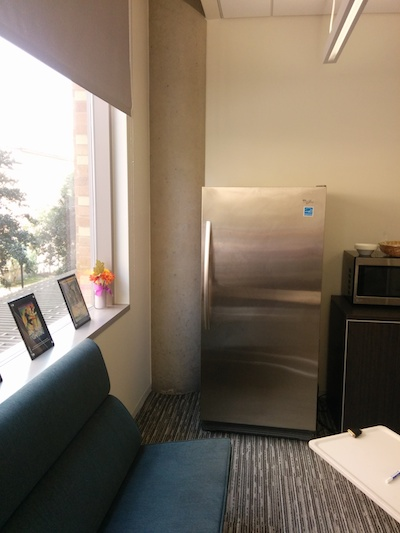
#> input picture project_1/my_panos/wics1.jpg, 400 x 533 px
$ python my_panos_stitcher.py   (older library calls are emulated)
#> lines starting #> are read from the running program, lines starting #| are printed output that depends on the picture
### project_1/pano_stitcher.py
"""Project 1: Panorama stitching.

In this project, you'll stitch together images to form a panorama.

A shell of starter functions that already have tests is listed below.

TODO: Implement!
"""

import cv2
import numpy as np


def homography(image_a, image_b):
    """Returns the homography mapping image_b into alignment with image_a.

    Arguments:
      image_a: A grayscale input image.
      image_b: A second input image that overlaps with image_a.

    Returns: the 3x3 perspective transformation matrix (aka homography)
             mapping points in image_b to corresponding points in image_a.
    """

    sift = cv2.SIFT()
    kp_a, des_a = sift.detectAndCompute(image_a, None)
    kp_b, des_b = sift.detectAndCompute(image_b, None)

    # FLANN parameters
    FLANN_INDEX_KDTREE = 0
    index_params = dict(algorithm=FLANN_INDEX_KDTREE, trees=5)
    search_params = dict(checks=100)

    flann = cv2.FlannBasedMatcher(index_params, search_params)

    bf = cv2.BFMatcher()
    matches = flann.knnMatch(des_a, des_b, k=2)

    good = []

    for m, n in matches:
        if m.distance < 0.75 * n.distance:
            good.append(m)

    dst_pts = np.float32([kp_a[m.queryIdx].pt for m in good])
    src_pts = np.float32([kp_b[m.trainIdx].pt for m in good])

    M, mask = cv2.findHomography(src_pts, dst_pts, cv2.RANSAC, 5.0)

    return M


def warp_image(image, homography):
    """Warps 'image' by 'homography'

    Arguments:
      image: a 3-channel image to be warped.
      homography: a 3x3 perspective projection matrix mapping points
                  in the frame of 'image' to a target frame.

    Returns:
      - a new 4-channel image containing the warped input, resized to contain
        the new image's bounds. Translation is offset so the image fits exactly
        within the bounds of the image. The fourth channel is an alpha channel
        which is zero anywhere that the warped input image does not map in the
        output, i.e. empty pixels.
      - an (x, y) tuple containing location of the warped image's upper-left
        corner in the target space of 'homography', which accounts for any
        offset translation component of the homography.
    """

    top_left = np.array([0, 0, 1])
    bottom_left = np.array([image.shape[0], 0, 1])
    top_right = np.array([0, image.shape[1], 1])
    bottom_right = np.array([image.shape[0], image.shape[1], 1])

    origin = (int(homography[0][2]), int(homography[1][2]))

    homography[0][2] = 0
    homography[1][2] = 0

    top_left_warped = np.dot(homography, top_left)
    bottom_left_warped = np.dot(homography, bottom_left)
    top_right_warped = np.dot(homography, top_right)
    bottom_right_warped = np.dot(homography, bottom_right)

    top_left = top_left_warped / top_left_warped[2]
    bottom_left = bottom_left_warped / bottom_left_warped[2]
    top_right = top_right_warped / top_right_warped[2]
    bottom_right = bottom_right_warped / bottom_right_warped[2]

    new_width = max(top_left[1], bottom_left[1], top_right[1], bottom_right[1])
    new_height = max(top_left[0], bottom_left[0], top_right[0],
                     bottom_right[0])

    new_size = (int(new_width), int(new_height))

    image = cv2.cvtColor(image, cv2.COLOR_BGR2BGRA)
    warped = cv2.warpPerspective(image, homography, new_size)

    return (warped, origin)


def create_mosaic(images, origins):
    """Combine multiple images into a mosaic.

    Arguments:
      images: a list of 4-channel images to combine in the mosaic.
      origins: a list of the locations upper-left corner of each image in
               a common frame, e.g. the frame of a central image.

    Returns: a new 4-channel mosaic combining all of the input images. pixels
             in the mosaic not covered by any input image should have their
             alpha channel set to zero.
    """

    top_left = (min(x for x, y in origins), min(y for x, y in origins))

    new_origins = [(x-top_left[0], y-top_left[1]) for x, y in origins]

    pano_width = 0
    pano_height = 0

    for i in range(len(images)):
        image = images[i]
        x, y = new_origins[i]
        pano_width = max(pano_width, image.shape[1]+x)
        pano_height = max(pano_height, image.shape[0]+y)

    panorama = np.zeros((pano_height, pano_width, 4), np.uint8)

    for i in range(len(images)):
        image = images[i]

        for y in range(image.shape[0]):
            for x in range(image.shape[1]):
                pano_y = y + new_origins[i][1]
                pano_x = x + new_origins[i][0]

                panorama[pano_y, pano_x] = image[y, x]

    return panorama

### project_1/my_panos_stitcher.py
""" PANORAMA STITCHER
        Python script to create our personal panorama
"""

import cv2
import numpy as np
import pano_stitcher as ps


img_left = cv2.imread('my_panos/wics1.jpg')
#> img_left is the input picture: shape (533, 400, 3); mean B, G, R 103.8, 119, 131.9
img_left_bw = cv2.imread('my_panos/wics1.jpg', 0)
#> img_left_bw: shape (533, 400); min 0, max 255, mean 121.2
img_center = cv2.imread('my_panos/wics2.jpg')
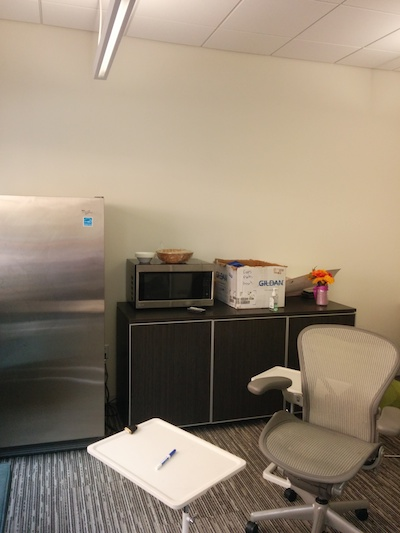
#> input picture project_1/my_panos/wics2.jpg, 400 x 533 px
#> img_center is the input picture: shape (533, 400, 3); mean B, G, R 117.4, 135.4, 149.7
img_right = cv2.imread('my_panos/wics3.jpg')
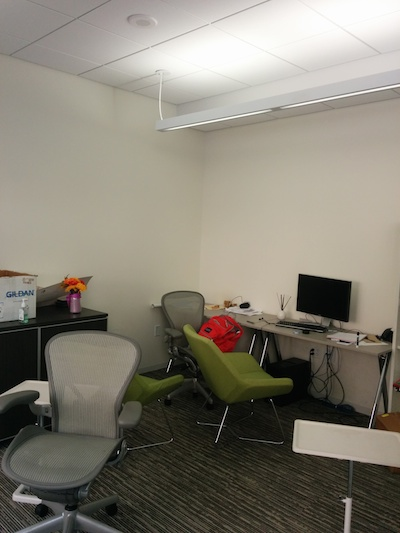
#> input picture project_1/my_panos/wics3.jpg, 400 x 533 px
#> img_right is the input picture: shape (533, 400, 3); mean B, G, R 115.1, 127.2, 132.2
img_center_bw = cv2.imread('my_panos/wics2.jpg', 0)
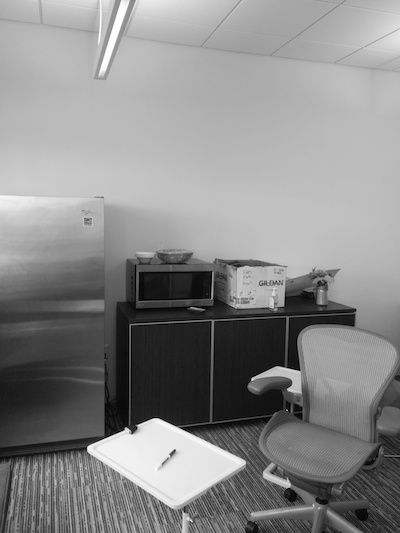
#> img_center_bw: shape (533, 400); min 0, max 255, mean 137.6
img_right_bw = cv2.imread('my_panos/wics3.jpg', 0)
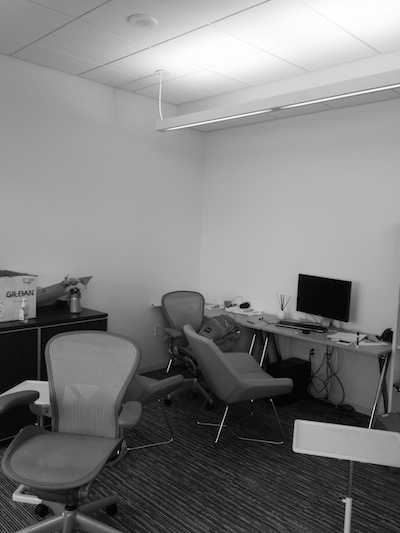
#> img_right_bw: shape (533, 400); min 0, max 255, mean 127.3

homography1 = ps.homography(img_center_bw, img_left_bw)
#> in homography, `kp_a, des_a = sift.detectAndCompute(image_a, None)`: kp_a = 536 keypoints; strongest (x, y, size): (252, 379, 2.1), (173, 453, 3.9), (90, 448, 5.3), (286, 484, 6.1)
#> in homography, `kp_b, des_b = sift.detectAndCompute(image_b, None)`: kp_b = 472 keypoints; strongest (x, y, size): (40, 345, 16.7), (66, 340, 21.5), (32, 358, 2.7), (338, 450, 26.2)
#> in homography, `matches = flann.knnMatch(des_a, des_b, k=2)`: matches = 536 matches
#> after the loop in homography, `for m, n in matches:`: good = 110 matches
#> in homography, `dst_pts = np.float32([kp_a[m.queryIdx].pt for m in good])`: dst_pts = 110 pairs, first value 28.11 to 365.4, second value 216.5 to 527.8
#> in homography, `src_pts = np.float32([kp_b[m.trainIdx].pt for m in good])`: src_pts = 110 pairs, first value 16.68 to 390.7, second value 210.4 to 528.2
#> in homography, `M, mask = cv2.findHomography(src_pts, dst_pts, cv2.RANSAC, 5.0)`: M = [[1.48, 0.0224, -330.7], [0.28, 1.38, -69.35], [0.00127, 9.84e-06, 1]]; mask = 110 values, max 1 at index 0, min 0 at index 2, mean 0.809
#> homography1 has the same summary as M in homography
homography2 = ps.homography(img_center_bw, img_right_bw)
#> in homography (call 2), `kp_b, des_b = sift.detectAndCompute(image_b, None)`: kp_b = 337 keypoints; strongest (x, y, size): (325, 297, 33.3), (245, 305, 5.3), (358, 334, 1.9), (312, 438, 26.4)
#> after the loop in homography (call 2), `for m, n in matches:`: good = 74 matches
#> homography2 = [[0.595, 0.0101, 247.9], [-0.253, 0.919, 10.92], [-0.00108, -1.49e-05, 1]]
homography1 = ps.homography(img_center_bw, img_left_bw)
#> in homography (call 3), `kp_b, des_b = sift.detectAndCompute(image_b, None)`: kp_b = 472 keypoints; strongest (x, y, size): (40, 345, 16.7), (66, 340, 21.5), (32, 358, 2.7), (338, 450, 26.2)
#> after the loop in homography (call 3), `for m, n in matches:`: good = 110 matches
homography2 = ps.homography(img_center_bw, img_right_bw)
#> in homography (call 4), `kp_b, des_b = sift.detectAndCompute(image_b, None)`: kp_b = 337 keypoints; strongest (x, y, size): (325, 297, 33.3), (245, 305, 5.3), (358, 334, 1.9), (312, 438, 26.4)
#> after the loop in homography (call 4), `for m, n in matches:`: good = 74 matches

warped_left, tuple_left = ps.warp_image(img_left, homography1)
#> in warp_image, `origin = (int(homography[0][2]), int(homography[1][2]))`: origin = (-330, -69)
#> in warp_image, `top_left_warped = np.dot(homography, top_left)`: top_left_warped = [0, 0, 1]
#> in warp_image, `bottom_left_warped = np.dot(homography, bottom_left)`: bottom_left_warped = [786.4, 149.2, 1.68]
#> in warp_image, `top_right_warped = np.dot(homography, top_right)`: top_right_warped = [8.97, 552, 1]
#> in warp_image, `bottom_right_warped = np.dot(homography, bottom_right)`: bottom_right_warped = [795.3, 701.2, 1.68]
#> in warp_image, `top_left = top_left_warped / top_left_warped[2]`: top_left = [0, 0, 1]
#> in warp_image, `bottom_left = bottom_left_warped / bottom_left_warped[2]`: bottom_left = [468.3, 88.87, 1]
#> in warp_image, `top_right = top_right_warped / top_right_warped[2]`: top_right = [8.93, 549.8, 1]
#> in warp_image, `bottom_right = bottom_right_warped / bottom_right_warped[2]`: bottom_right = [472.6, 416.6, 1]
#> in warp_image, `new_width = max(top_left[1], bottom_left[1], top_right[1], bottom_righ..`: new_width = 549.8
#> in warp_image, `new_height = max(top_left[0], bottom_left[0], top_right[0], bottom_rig..`: new_height = 472.6
#> in warp_image, `new_size = (int(new_width), int(new_height))`: new_size = (549, 472)
#> in warp_image, `warped = cv2.warpPerspective(image, homography, new_size)`:
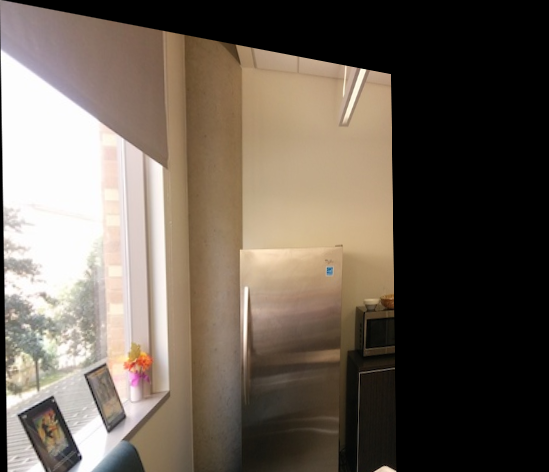
#> warped: shape (472, 549, 4); mean B, G, R, A 84.7, 95.6, 106.2, 166.8
#> tuple_left = (-330, -69)
warped_right, tuple_right = ps.warp_image(img_right, homography2)
#> in warp_image (call 2), `origin = (int(homography[0][2]), int(homography[1][2]))`: origin = (247, 10)
#> in warp_image (call 2), `bottom_left_warped = np.dot(homography, bottom_left)`: bottom_left_warped = [317.1, -134.7, 0.425]
#> in warp_image (call 2), `top_right_warped = np.dot(homography, top_right)`: top_right_warped = [4.05, 367.5, 0.994]
#> in warp_image (call 2), `bottom_right_warped = np.dot(homography, bottom_right)`: bottom_right_warped = [321.2, 232.8, 0.419]
#> in warp_image (call 2), `bottom_left = bottom_left_warped / bottom_left_warped[2]`: bottom_left = [745.7, -316.7, 1]
#> in warp_image (call 2), `top_right = top_right_warped / top_right_warped[2]`: top_right = [4.07, 369.7, 1]
#> in warp_image (call 2), `bottom_right = bottom_right_warped / bottom_right_warped[2]`: bottom_right = [765.9, 555.2, 1]
#> in warp_image (call 2), `new_width = max(top_left[1], bottom_left[1], top_right[1], bottom_righ..`: new_width = 555.2
#> in warp_image (call 2), `new_height = max(top_left[0], bottom_left[0], top_right[0], bottom_rig..`: new_height = 765.9
#> in warp_image (call 2), `new_size = (int(new_width), int(new_height))`: new_size = (555, 765)
#> in warp_image (call 2), `warped = cv2.warpPerspective(image, homography, new_size)`:
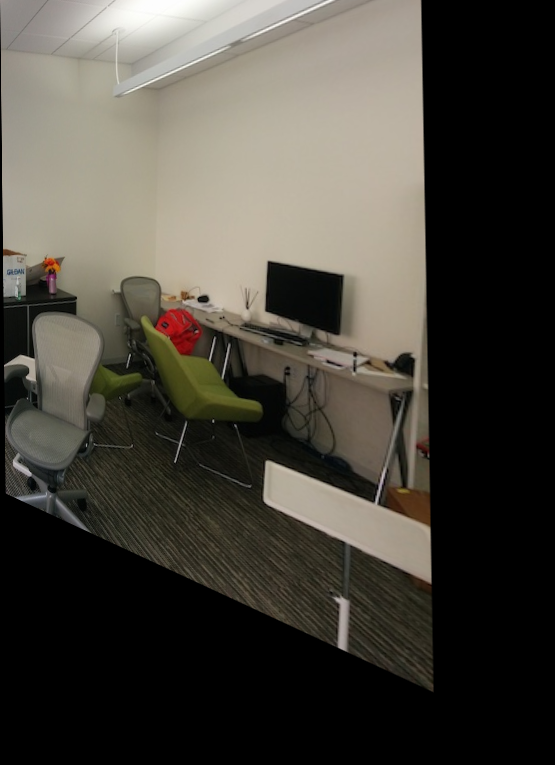
#> warped: shape (765, 555, 4); mean B, G, R, A 61.2, 69.2, 72.8, 150.6
#> tuple_right = (247, 10)

images = (warped_left, warped_right, img_center)
origins = (tuple_left, tuple_right, (0, 0))
#> origins = ((-330, -69), (247, 10), (0, 0))

dst = ps.create_mosaic(images, origins)
#> in create_mosaic, `top_left = (min(x for x, y in origins), min(y for x, y in origins))`: top_left = (-330, -69)
#> in create_mosaic, `new_origins = [(x-top_left[0], y-top_left[1]) for x, y in origins]`: new_origins = [(0, 0), (577, 79), (330, 69)]
#> the loop in create_mosaic, `for i in range(len(images)):` made 3 passes
#> (x, y, pano_width, pano_height) on passes 1 to 3: (0, 0, 549, 472), (577, 79, 1132, 844), (330, 69, 1132, 844)
#> the loop in create_mosaic, `for i in range(len(images)):` made 3 passes
#> after the loop in create_mosaic, `for i in range(len(images)):`:
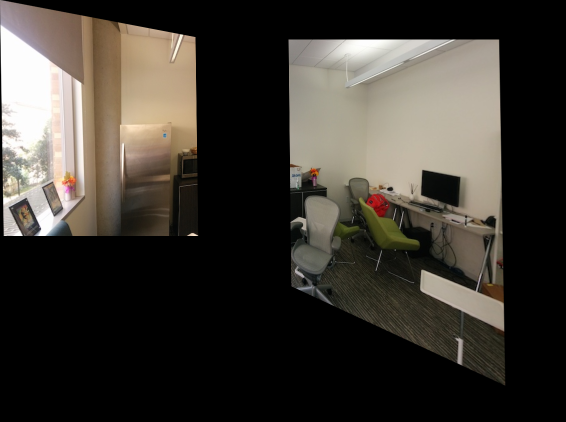
#> panorama: shape (844, 1132, 4) (shown at 1/2 size); mean B, G, R, A 50.2, 56.7, 61.2, 112.2
#> (the run stopped early here; a loop or call above may not have finished)
